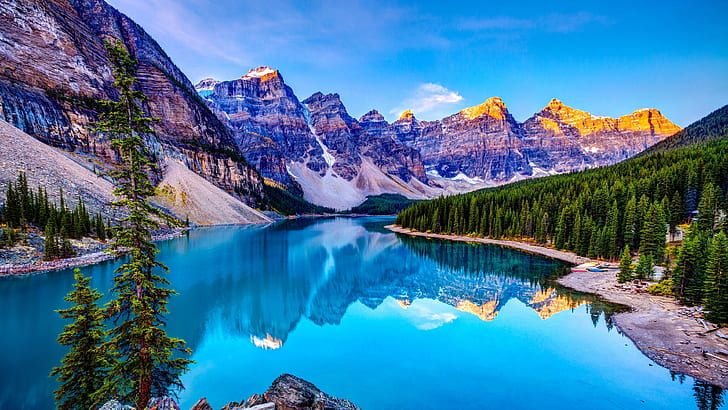
#> input picture image1.jpg, 728 x 410 px, given in place of image1.jpeg, which was not available
$ python assignment-2.py
#> lines starting #> are read from the running program, lines starting #| are printed output that depends on the picture; pictures that were not available may be replaced by others from this repository, and a replacement may not be noted
import numpy as np
import matplotlib.pyplot as plt
from PIL import Image


img = Image.open("image1.jpeg")
#> img is the input picture: PIL image 728x410 RGB; mean R, G, B 67.7, 119.3, 156.5
M = np.asarray(img)

red_channel = M[:, :, 0]
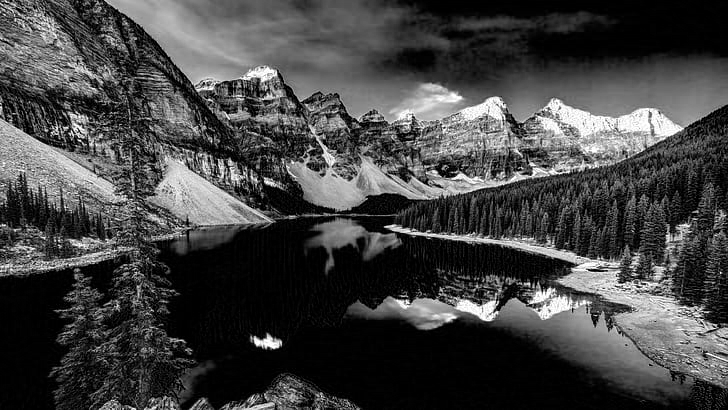
#> red_channel: shape (410, 728); min 0, max 255, mean 67.7
green_channel = M[:, :, 1]
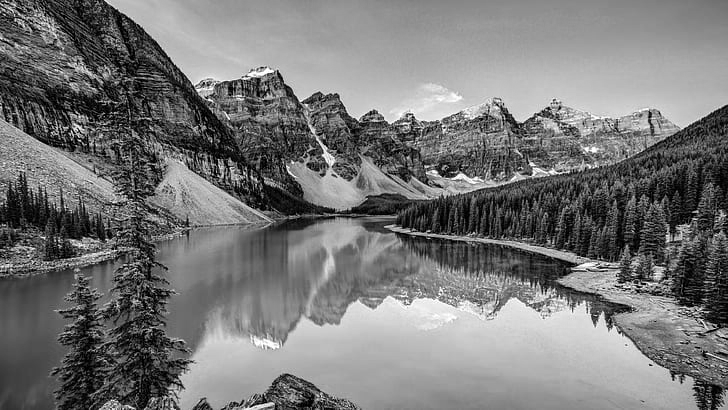
#> green_channel: shape (410, 728); min 0, max 255, mean 119.3
blue_channel = M[:, :, 2]
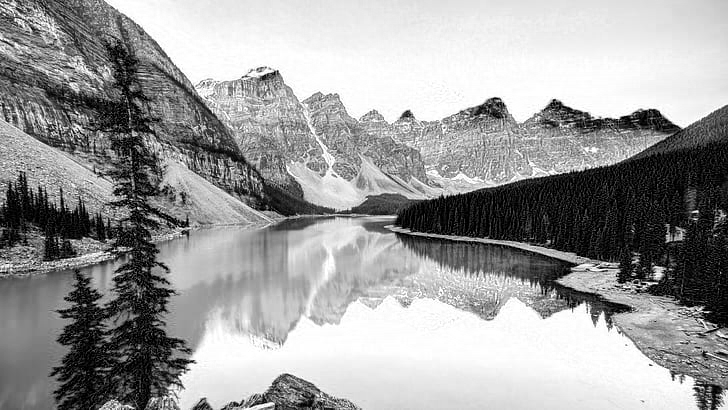
#> blue_channel: shape (410, 728); min 0, max 255, mean 156.5

red_enhanced = np.clip(red_channel*1.1,0,255)
green_enhanced = np.clip(green_channel*1.5,0,255)
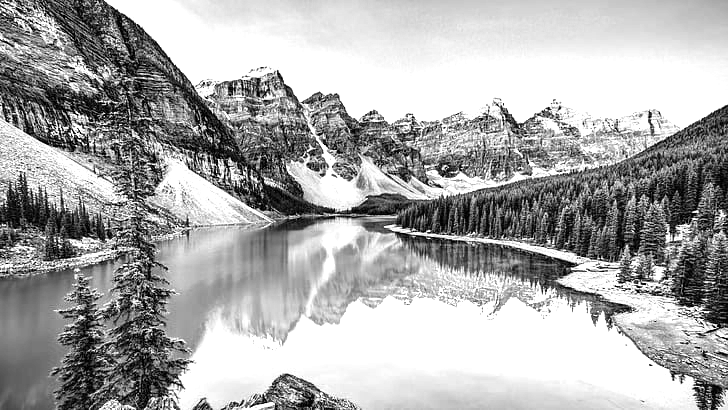
#> green_enhanced: shape (410, 728) float64; min 0, max 255, mean 170.9
blue_enhanced = np.clip(blue_channel*1.2,0,255)
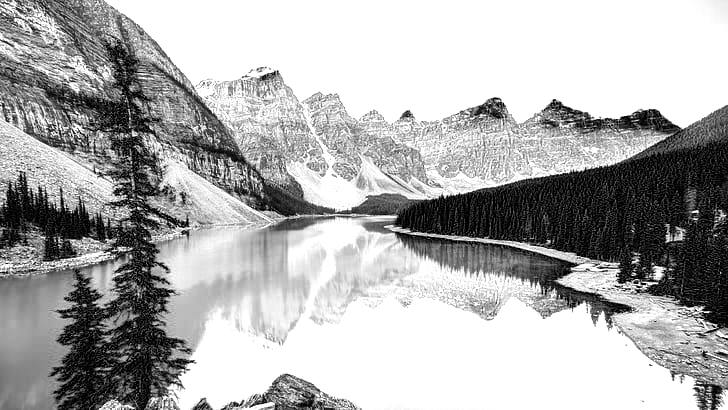
#> blue_enhanced: shape (410, 728) float64; min 0, max 255, mean 174.6

enhanced_image = np.stack((red_enhanced, green_channel, blue_channel), axis=-1).astype(np.uint8)
enhanced_image = Image.fromarray(enhanced_image)

plt.figure(figsize=(24,24))

plt.subplot(1,2,1)
plt.imshow(img)
plt.title("Original Image")

plt.subplot(1,2,2)
plt.imshow(enhanced_image)
plt.title("Enhanced Image (Red Channel)")

plt.show()

$ run again, with negative_image.jpg copied over image1.jpg
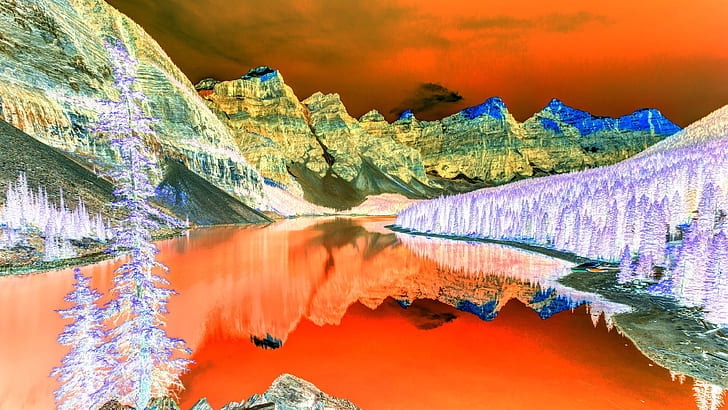
#> input picture negative_image.jpg, 728 x 410 px, given in place of image1.jpeg, which was not available
#> img is the input picture: PIL image 728x410 RGB; mean R, G, B 187.1, 135.6, 98.3
#> `blue_enhanced = np.clip(blue_channel*1.2,0,255)`:
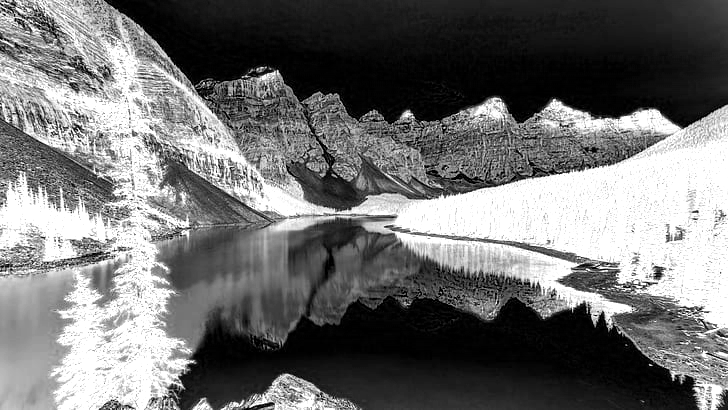
#> blue_enhanced: shape (410, 728) float64; min 0, max 255, mean 113.4
#> `enhanced_image = np.stack((red_enhanced, green_channel, blue_channel),..`:
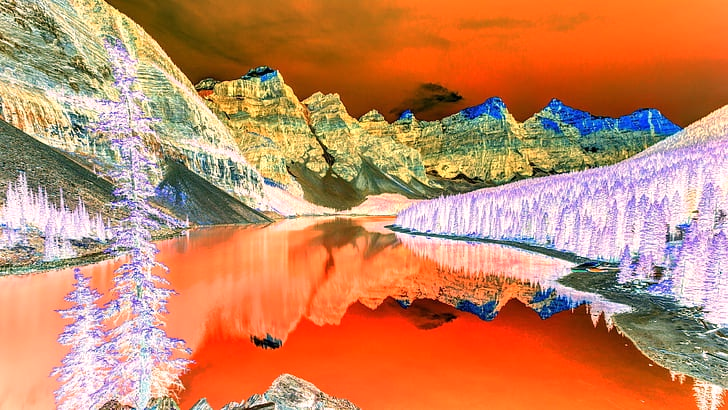
#> enhanced_image: shape (410, 728, 3); mean R, G, B 198.2, 135.6, 98.3

$ run again, with image2.jpeg copied over image1.jpg
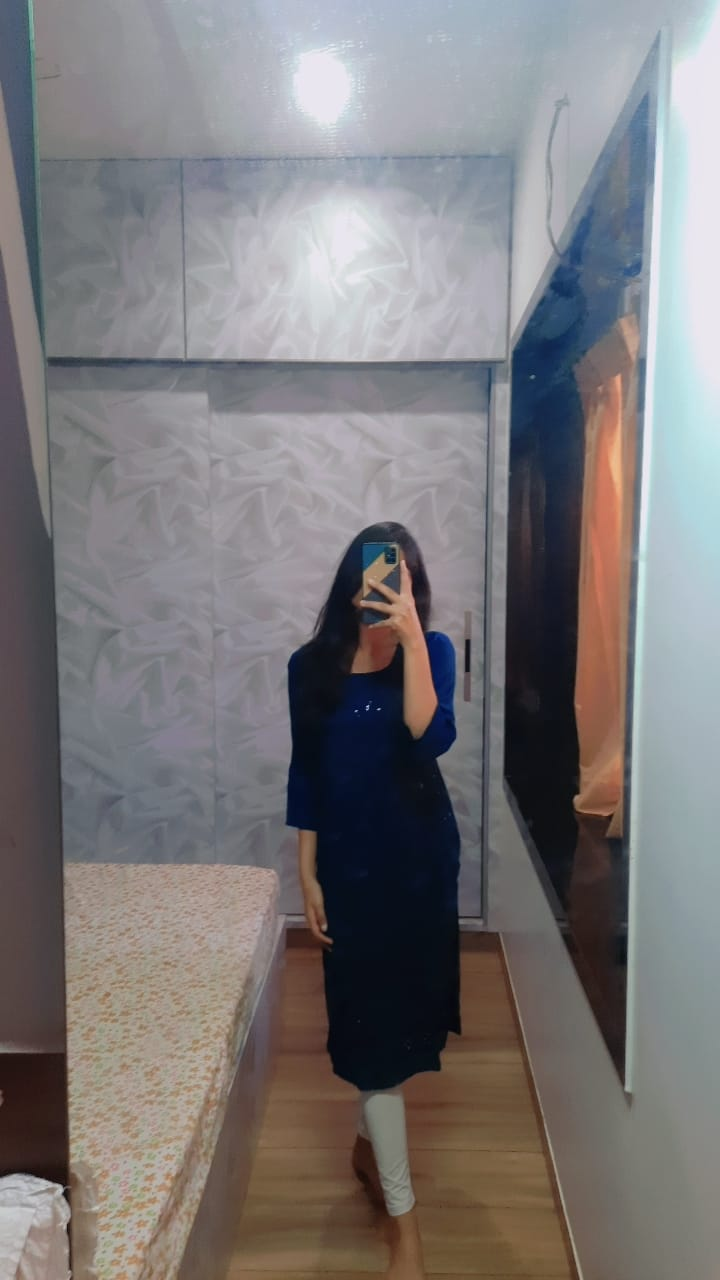
#> input picture image2.jpeg, 720 x 1280 px, given in place of image1.jpeg, which was not available
#> img is the input picture: PIL image 720x1280 RGB; mean R, G, B 123.3, 120.5, 121.8
#> `blue_enhanced = np.clip(blue_channel*1.2,0,255)`:
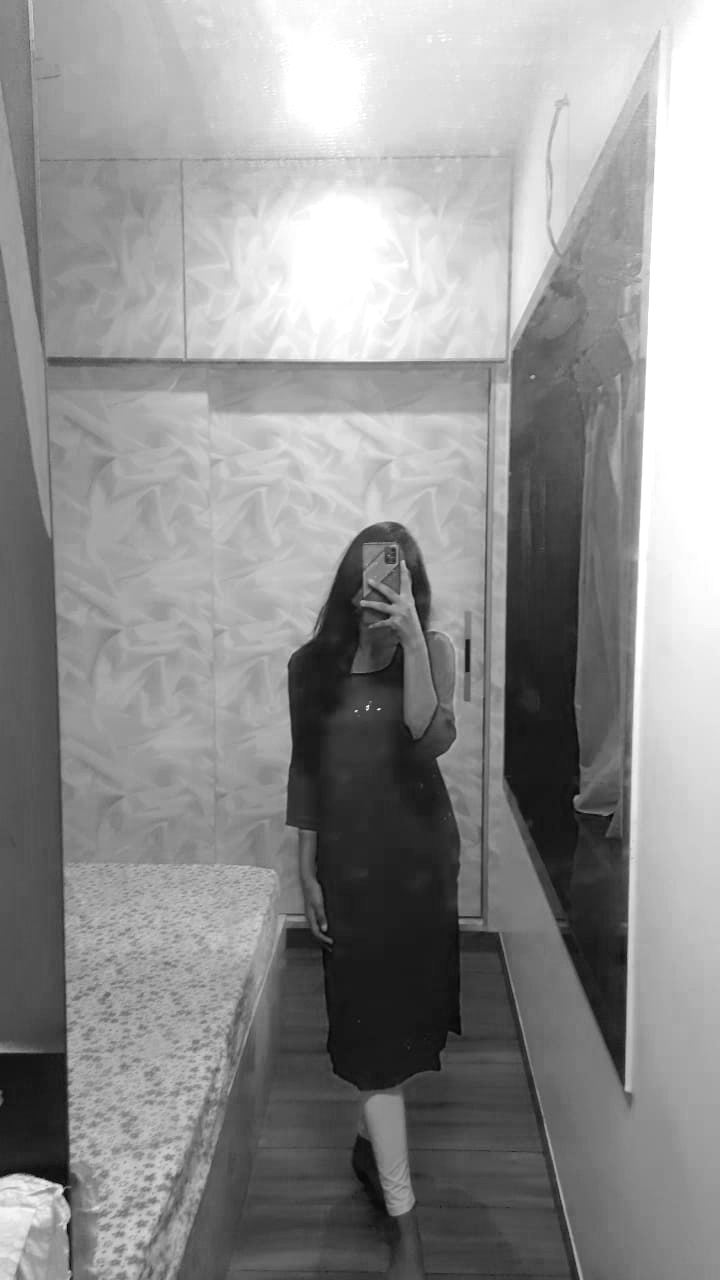
#> blue_enhanced: shape (1280, 720) float64; min 1.2, max 255, mean 145.1
#> `enhanced_image = np.stack((red_enhanced, green_channel, blue_channel),..`:
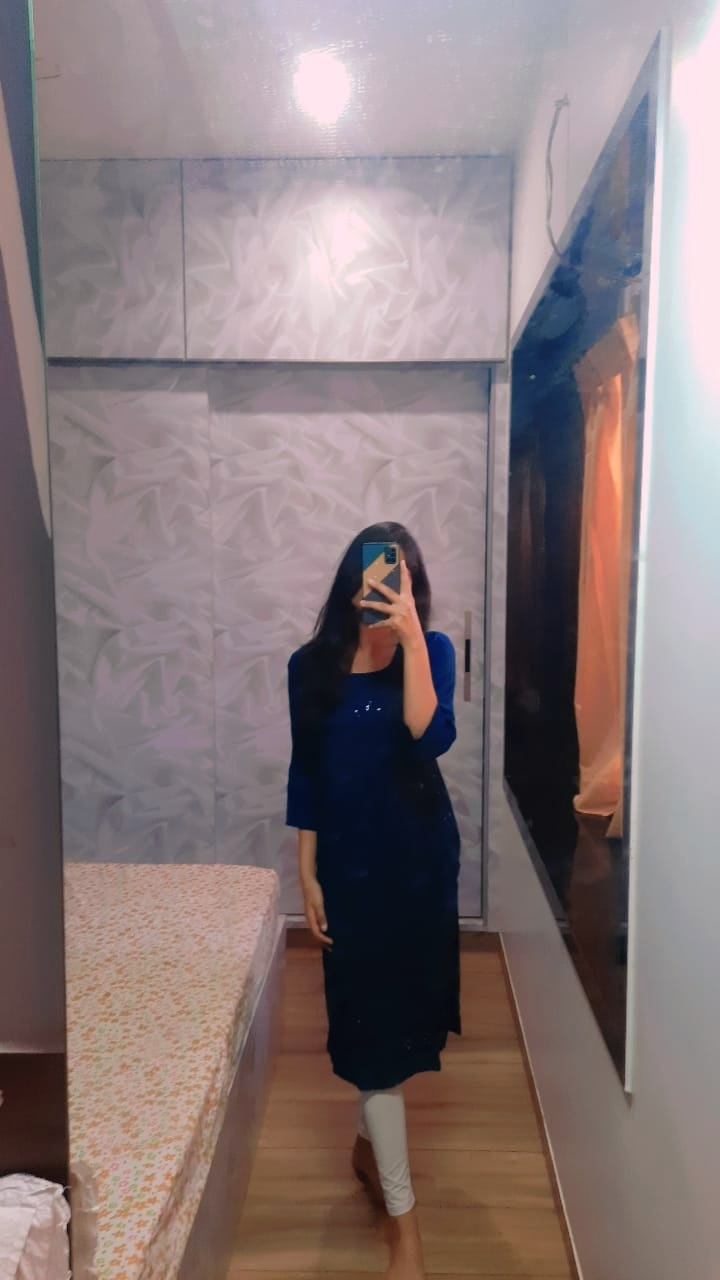
#> enhanced_image: shape (1280, 720, 3); mean R, G, B 135.1, 120.5, 121.8

$ run again, with negative_image.jpeg copied over image1.jpg
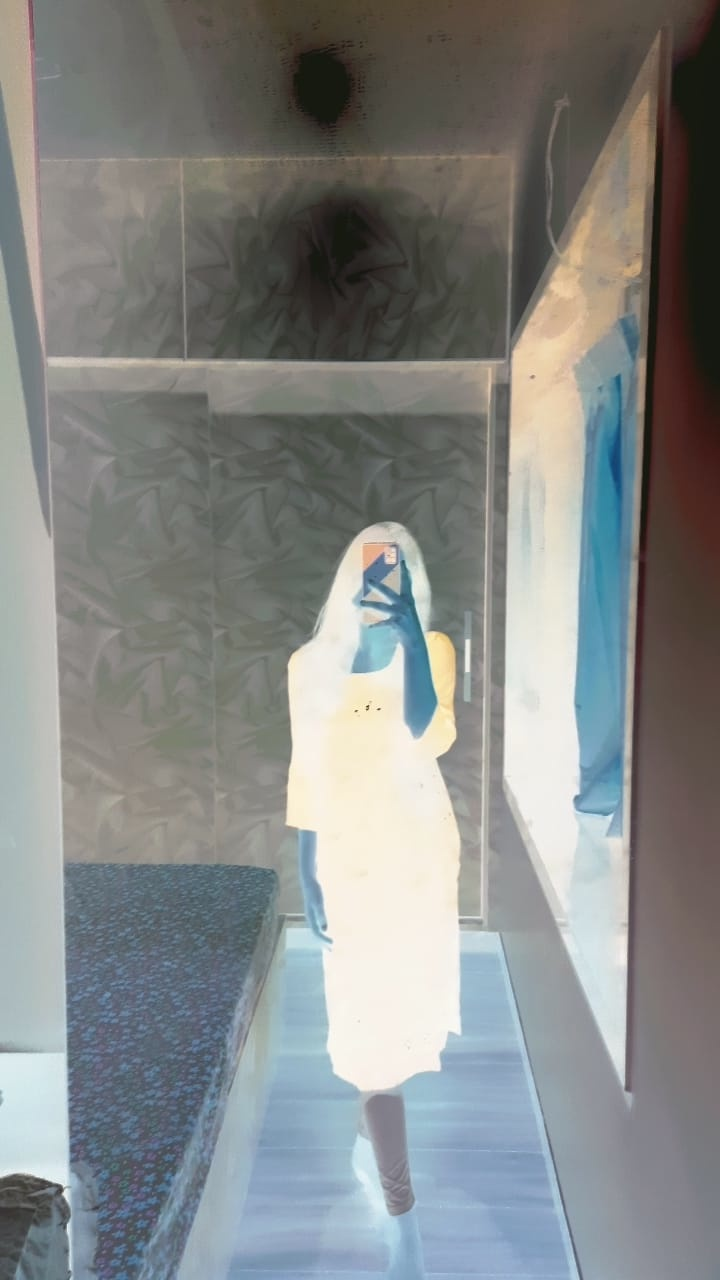
#> input picture negative_image.jpeg, 720 x 1280 px, given in place of image1.jpeg, which was not available
#> img is the input picture: PIL image 720x1280 RGB; mean R, G, B 131.7, 134.5, 133.1
#> `blue_enhanced = np.clip(blue_channel*1.2,0,255)`:
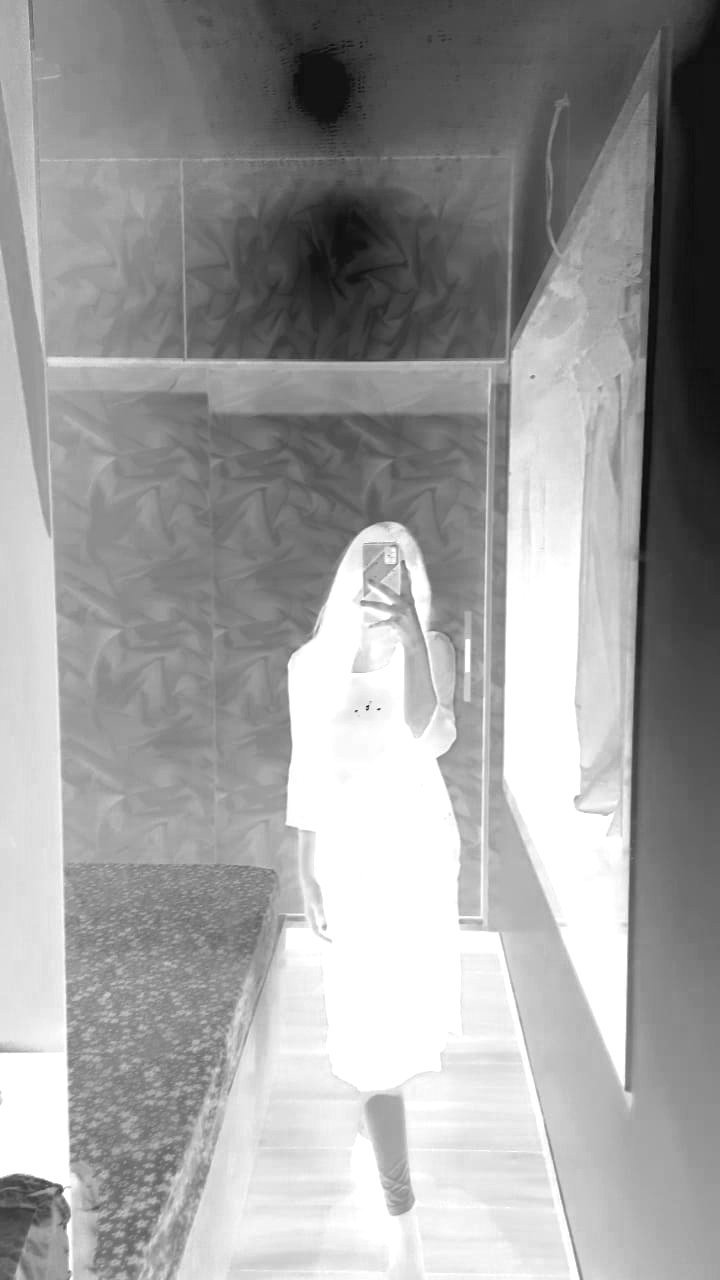
#> blue_enhanced: shape (1280, 720) float64; min 7.2, max 255, mean 157.8
#> `enhanced_image = np.stack((red_enhanced, green_channel, blue_channel),..`:
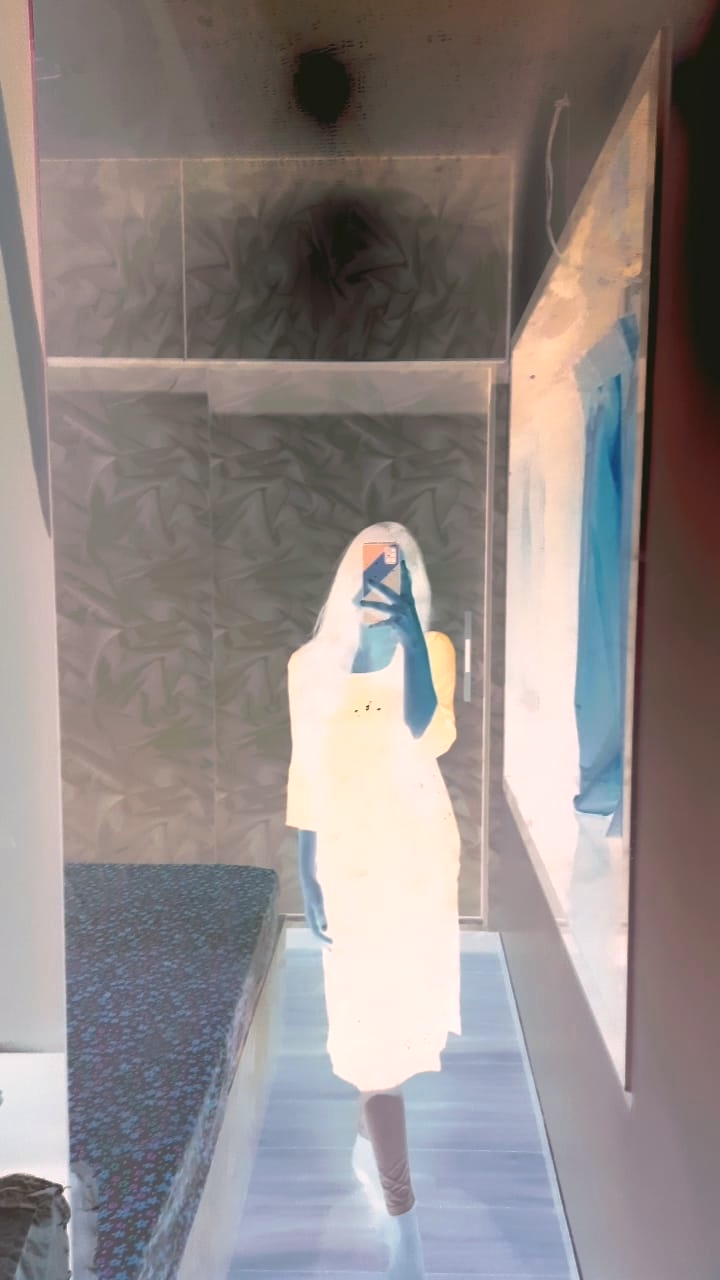
#> enhanced_image: shape (1280, 720, 3); mean R, G, B 143.3, 134.5, 133.1
